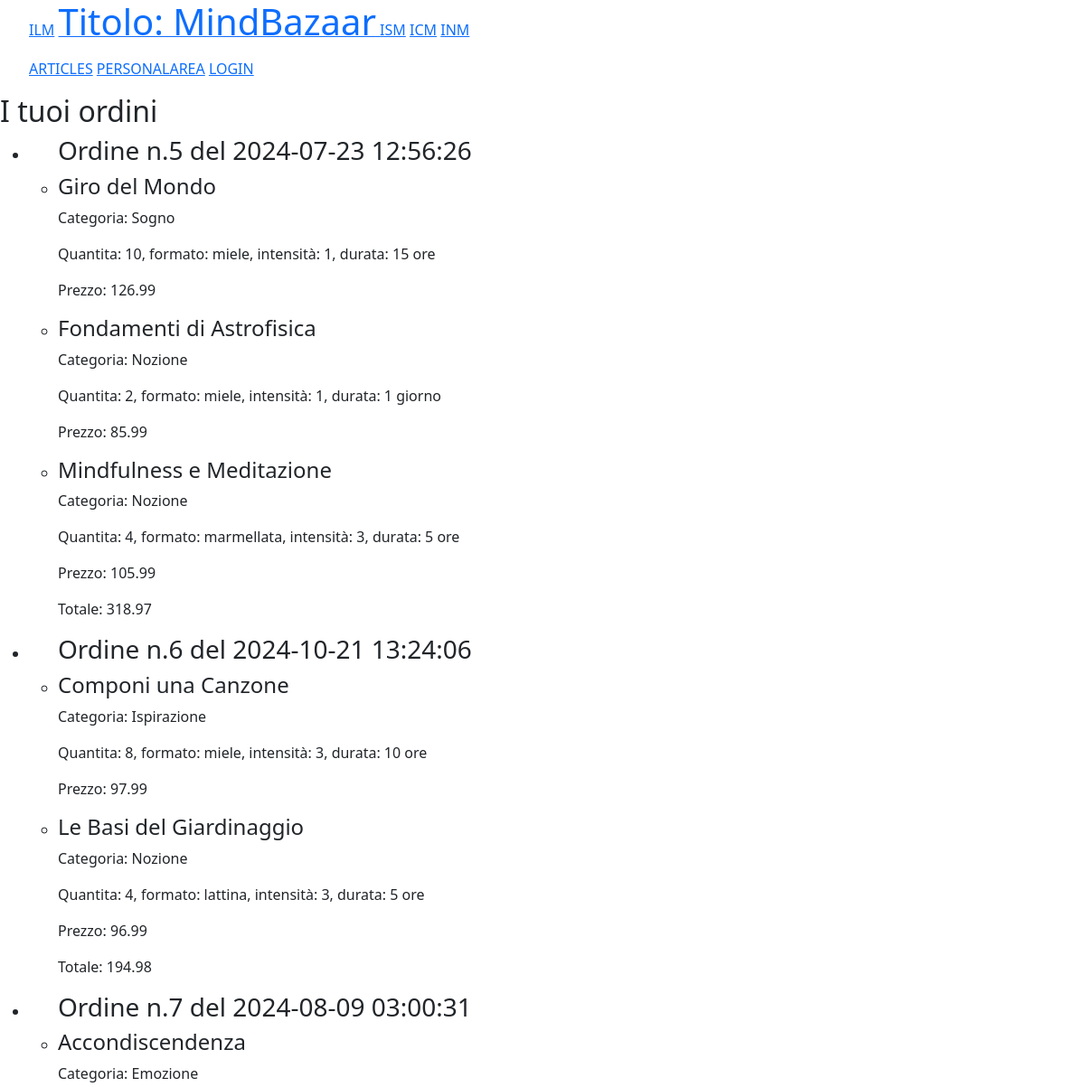
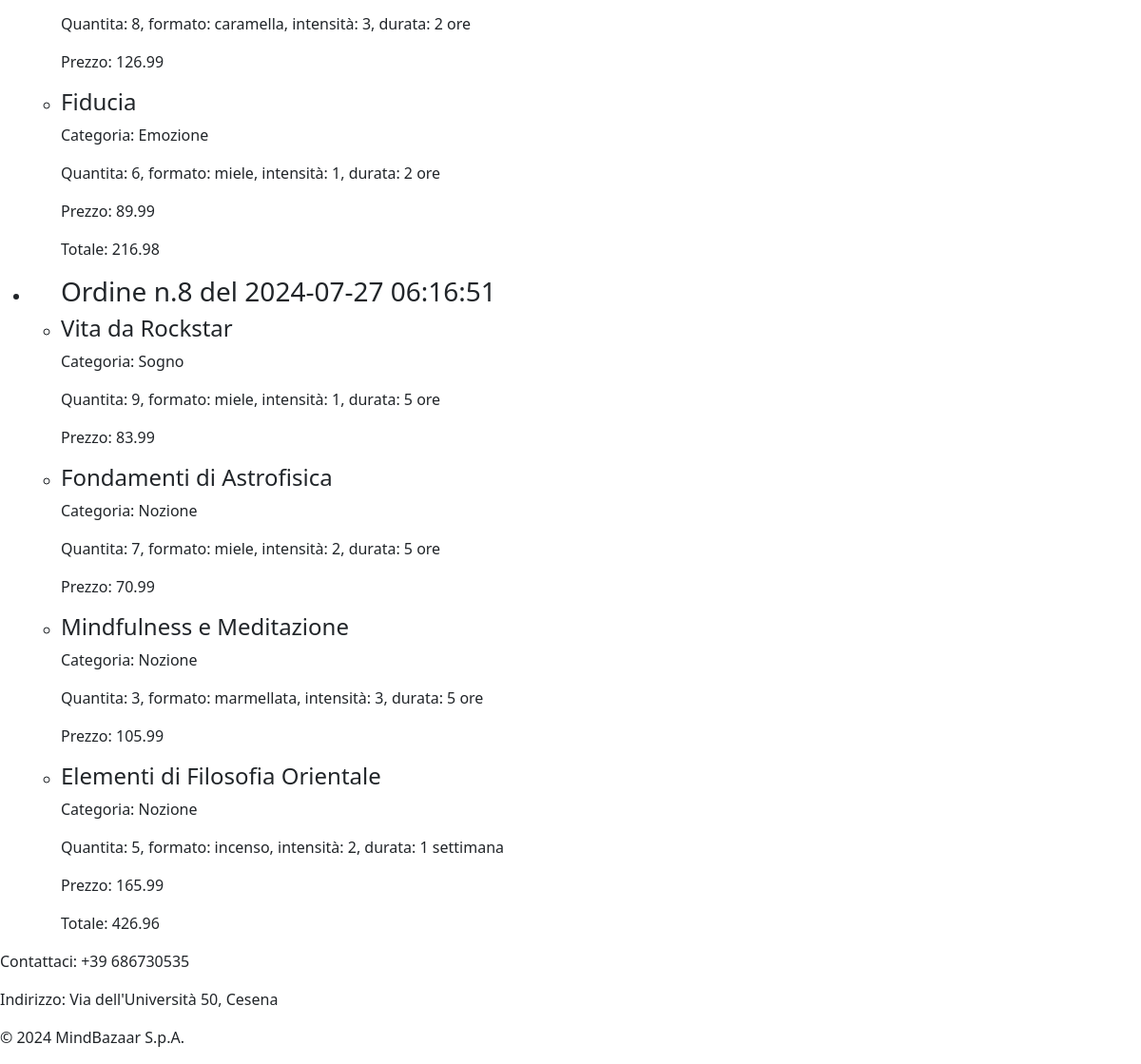
/orders.php (signed in), run on the app's committed database (2 pictures, top to bottom).
### tables this page shows
create table ORDINI (
     tempo_ordinazione datetime not null,
     tempo_spedizione datetime not null,
     tempo_consegna datetime not null,
     id int not null auto_increment,
     username varchar(20) not null,
     constraint ID_ORDINE_ID primary key (id));

create table ARTICOLI (
     id_prodotto int not null,
     formato varchar(20) not null,
     durata varchar(15) not null,
     intensita int not null,
     prezzo decimal(5,2) not null,
     disponibilita int not null,
     versione int not null,
     constraint ID_ARTICOLO_ID primary key (id_prodotto, versione));

create table PRODOTTI (
     id int not null auto_increment,
     nome varchar(50) not null,
     descrizione varchar(200) not null,
     eta_minima int not null,
     immagine varchar(50) not null,
     nome_categoria varchar(20) not null,
     constraint ID_PRODOTTO_ID primary key (id));

create table RICHIESTE (
     id_ordine int not null,
     id_prodotto int not null,
     versione_articolo int not null,
     quantita int not null,
     constraint ID_RICHIESTA_ID primary key (id_ordine, id_prodotto, versione_articolo));

### orders.php (called while the page is built, shortened)
<?php
require_once 'bootstrap.php';
$templateParams["titolo"] = "MindBazaar - Ordini";
$templateParams["nome"] = "ordersList.php";
$templateParams["ordini"] = $dbh->getOrdersByUsername($_SESSION["username"]);
$ordiniConListaArticoli = array();
$i = 0;
foreach ($templateParams["ordini"] as $ordine) {
    $listaArticoli = $dbh->getArticlesByOrderId($ordine["id"]);
    $tuple = [$ordine, $listaArticoli];
    $ordiniConListaArticoli[$i] = $tuple;
    $i++;
}
$templateParams["ordiniConListaArticoli"] = $ordiniConListaArticoli;
require 'template/base.php';

### db/database.php (called while the page is built, shortened)
<?php
class DatabaseHelper {
    private $db;
    public function __construct($servername, $username, $password, $dbname, $port) {
        $this->db = new mysqli($servername, $username, $password, $dbname, $port);
    }
    public function getProducts() {
        $stmt = $this->db->prepare("SELECT * FROM PRODOTTI ORDER BY RAND()");
        $stmt->execute();
        $result = $stmt->get_result();
        return $result->fetch_all(MYSQLI_ASSOC);
    }
    public function getCategories() {
        $stmt = $this->db->prepare(
            "SELECT * FROM CATEGORIE"
        );
        $stmt->execute();
        $result = $stmt->get_result();
        return $result->fetch_all(MYSQLI_ASSOC);
    }
    public function getOrdersByUsername($username) {
        $stmt = $this->db->prepare(
            "SELECT O.*
            FROM ORDINI O
            WHERE O.username = ?"
        );
        $stmt->bind_param("s", $username);
        $stmt->execute();
        $result = $stmt->get_result();
        return $result->fetch_all(MYSQLI_ASSOC);
    }
    public function getArticlesByOrderId($orderId) {
        $stmt = $this->db->prepare(
            "SELECT A.*, P.*, R.*, O.*
            FROM ARTICOLI A JOIN RICHIESTE R
            ON R.id_prodotto = A.id_prodotto
            JOIN PRODOTTI P ON P.id = A.id_prodotto
            JOIN ORDINI O ON O.id = R.id_ordine
            WHERE R.versione_articolo = A.versione
            AND R.id_ordine = ?"
        );
        $stmt->bind_param("s", $orderId);
        $stmt->execute();
        $result = $stmt->get_result();
        return $result->fetch_all(MYSQLI_ASSOC);
    }
    public function getArticles() {
        $stmt = $this->db->prepare("SELECT A.*, P.nome_categoria, IFNULL((SELECT SUM(RI.quantita)
                                FROM ARTICOLI AI, RICHIESTE RI
                                WHERE AI.versione = RI.versione_articolo
                                    AND AI.id_prodotto = RI.id_prodotto
                                    AND AI.id_prodotto = A.id_prodotto
                                    AND AI.versione = A.versione
                                GROUP BY AI.id_prodotto, AI.versione), 0) as vendite, P.nome, P.descrizione, P.eta_minima, P.immagine
                FROM ARTICOLI A, PRODOTTI P
                WHERE A.id_prodotto = P.id
                GROUP BY A.id_prodotto, A.versione");
        $stmt->execute();
        $result = $stmt->get_result();
        return $result->fetch_all(MYSQLI_ASSOC);
    }
    public function getFormats() {
        $stmt = $this->db->prepare("SELECT DISTINCT formato FROM ARTICOLI");
        $stmt->execute();
        $result = $stmt->get_result();
        return $result->fetch_all(MYSQLI_ASSOC);
    }
}

### bootstrap.php (called while the page is built, shortened)
<?php
require_once("db/database.php");
$dbh = new DatabaseHelper("localhost", "root", "", "MindBazaar", 3306);
$templateParams["prodotti"] = $dbh->getProducts();
$templateParams["articoli"] = $dbh->getArticles();
$templateParams["categorie"] = $dbh->getCategories();
$templateParams["formati"] = $dbh->getFormats();

### template/ordersList.php (the view)
<section>
    <h2> I tuoi ordini</h2>
    <ul>
        <?php foreach ($templateParams["ordiniConListaArticoli"] as $tuplaOrdineLista): ?>
            <?php $ordine = $tuplaOrdineLista[0]; ?>
            <?php $listaArticoli = $tuplaOrdineLista[1]; ?>
            <li>
                <ul>
                    <h3>Ordine n.<?php echo $ordine["id"]; ?> del <?php echo $ordine["tempo_ordinazione"] ?></h3>
                    <?php foreach ($listaArticoli as $articolo): ?>
                        <li>
                            <h4><?php echo $articolo["nome"]; ?> </h4>
                            <p>Categoria: <?php echo $articolo["nome_categoria"];  ?></p>
                            <p>Quantita: <?php echo $articolo["quantita"] ?>, formato: <?php echo $articolo["formato"] ?>, intensità: <?php echo $articolo["intensita"] ?>, durata: <?php echo $articolo["durata"] ?></p>
                            <p>Prezzo: <?php echo $articolo["prezzo"] ?> </p>
                        </li>
                    <?php endforeach; ?>
                    <p>Totale: <?php echo calculateTotal($listaArticoli); ?> </p>
                </ul>
            </li>
        <?php endforeach; ?>
    </ul>
</section>

### data on the page
ordini: id "5", tempo_ordinazione "2024-07-23 12:56:26", listaArticoli "318.97"
articoli: id_prodotto.nome "Giro del Mondo", id_prodotto.nome_categoria "Sogno", richieste.quantita "10", formato "miele", intensita "1", durata "15 ore", prezzo "126.99"
articoli: id_prodotto.nome "Fondamenti di Astrofisica", id_prodotto.nome_categoria "Nozione", richieste.quantita "2", formato "miele", intensita "1", durata "1 giorno", prezzo "85.99"
articoli: id_prodotto.nome "Mindfulness e Meditazione", id_prodotto.nome_categoria "Nozione", richieste.quantita "4", formato "marmellata", intensita "3", durata "5 ore", prezzo "105.99", richieste.quantita "3"
ordini: id "6", tempo_ordinazione "2024-10-21 13:24:06", listaArticoli "194.98"
articoli: id_prodotto.nome "Componi una Canzone", id_prodotto.nome_categoria "Ispirazione", richieste.quantita "8", formato "miele", intensita "3", durata "10 ore", prezzo "97.99"
articoli: id_prodotto.nome "Le Basi del Giardinaggio", id_prodotto.nome_categoria "Nozione", richieste.quantita "4", formato "lattina", intensita "3", durata "5 ore", prezzo "96.99"
ordini: id "7", tempo_ordinazione "2024-08-09 03:00:31", listaArticoli "216.98"
articoli: id_prodotto.nome "Accondiscendenza", id_prodotto.nome_categoria "Emozione", richieste.quantita "8", formato "caramella", intensita "3", durata "2 ore", prezzo "126.99"
articoli: id_prodotto.nome "Fiducia", id_prodotto.nome_categoria "Emozione", richieste.quantita "6", formato "miele", intensita "1", durata "2 ore", prezzo "89.99"
ordini: id "8", tempo_ordinazione "2024-07-27 06:16:51", listaArticoli "426.96"
articoli: id_prodotto.nome "Vita da Rockstar", id_prodotto.nome_categoria "Sogno", richieste.quantita "9", formato "miele", intensita "1", durata "5 ore", prezzo "83.99"
articoli: id_prodotto.nome "Fondamenti di Astrofisica", id_prodotto.nome_categoria "Nozione", richieste.quantita "7", formato "miele", intensita "2", durata "5 ore", prezzo "70.99"
articoli: id_prodotto.nome "Elementi di Filosofia Orientale", id_prodotto.nome_categoria "Nozione", richieste.quantita "5", formato "incenso", intensita "2", durata "1 settimana", prezzo "165.99"
